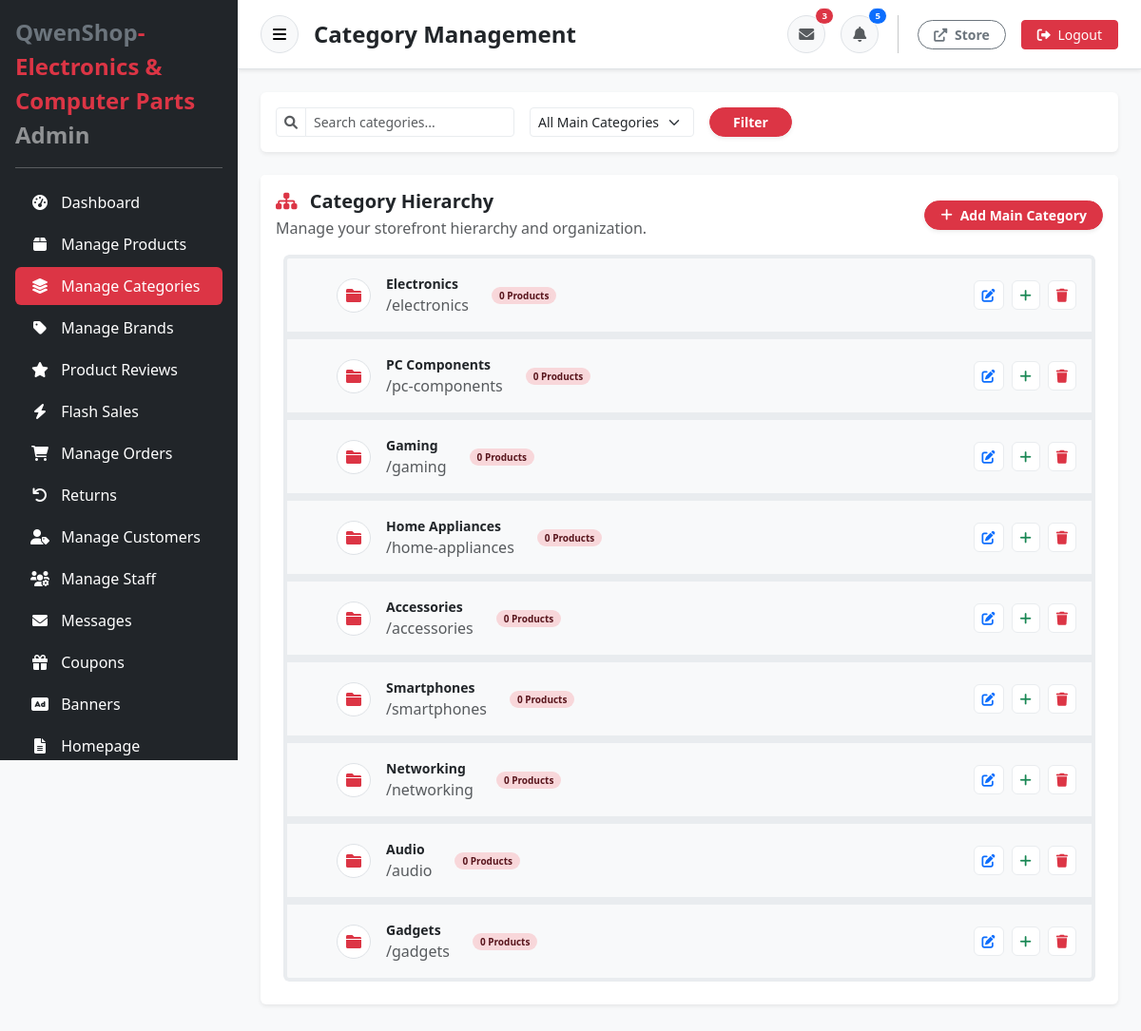
Screenshot of /src/admin/categories.php (signed in) with the database file from the repository.
### tables this page shows
CREATE TABLE categories (
    id INT AUTO_INCREMENT PRIMARY KEY,
    name_en VARCHAR(255) NOT NULL,
    description_en TEXT,
    parent_id INT NULL,
    image_url VARCHAR(500),
    icon_class VARCHAR(100),
    slug VARCHAR(191) UNIQUE,
    is_active TINYINT(1) DEFAULT 1,
    sort_order INT DEFAULT 0,
    created_at TIMESTAMP DEFAULT CURRENT_TIMESTAMP,
    updated_at TIMESTAMP DEFAULT CURRENT_TIMESTAMP ON UPDATE CURRENT_TIMESTAMP,
    FOREIGN KEY (parent_id) REFERENCES categories(id) ON DELETE SET NULL
);

### src/models/Category.php (called while the page is built, shortened)
<?php
class Category {
    private $pdo;
    public function __construct($database = null) {
        $this->pdo = $database ? $database->getConnection() : $GLOBALS['pdo'];
    }
    public function getAll($parentId = null) {
        $sql = "SELECT * FROM categories WHERE is_active = 1";
        $params = [];
        if ($parentId !== null) {
            $sql .= " AND parent_id = ?";
            $params[] = $parentId;
        } else {
            $sql .= " AND parent_id IS NULL";
        }
        $sql .= " ORDER BY sort_order, name_en";
        $stmt = $this->pdo->prepare($sql);
        $stmt->execute($params);
        return $stmt->fetchAll();
    }
    public function getAllMainCategories() {
        $sql = "SELECT * FROM categories WHERE parent_id IS NULL AND is_active = 1 ORDER BY sort_order, name_en";
        $stmt = $this->pdo->prepare($sql);
        $stmt->execute();
        return $stmt->fetchAll();
    }
    public function getAllWithHierarchy() {
        $mainCategories = $this->getAllMainCategories();
        foreach ($mainCategories as &$mainCat) {
            $subcategories = $this->getAll($mainCat['id']);
            $mainCat['subcategories'] = $subcategories;
            $mainCat['product_count'] = $this->getProductCount($mainCat['id'], true);
        }
        return $mainCategories;
    }
    public function getProductCount($categoryId, $includeSubcategories = false) {
        if ($includeSubcategories) {
            $sql = "SELECT COUNT(DISTINCT p.id) FROM products p
                    LEFT JOIN categories c ON p.category_id = c.id
                    WHERE (p.category_id = ? OR c.parent_id = ?)";
            $stmt = $this->pdo->prepare($sql);
            $stmt->execute([$categoryId, $categoryId]);
        } else {
            $sql = "SELECT COUNT(*) FROM products WHERE category_id = ?";
            $stmt = $this->pdo->prepare($sql);
            $stmt->execute([$categoryId]);
        }
        return $stmt->fetchColumn();
    }
}
?>

### src/admin/categories.php (the view, shortened to what this page needs)
<?php
require_once '../db_connect.php';
require_once '../models/Category.php';
$categoryModel = new Category();
include 'header.php';
$searchTerm = $_GET['search'] ?? '';
$filterParent = $_GET['parent_id'] ?? '';
$allCategories = $categoryModel->getAllWithHierarchy();
$categories = [];
if ($searchTerm || $filterParent) {
    foreach ($allCategories as $mainCat) {
        if ($filterParent && $mainCat['id'] != $filterParent) {
            continue;
        }
        $mainMatches = empty($searchTerm) ||
                       stripos($mainCat['name_en'], $searchTerm) !== false ||
                       stripos($mainCat['slug'], $searchTerm) !== false;
        $filteredSubs = [];
        if (!empty($mainCat['subcategories'])) {
            foreach ($mainCat['subcategories'] as $sub) {
                $subMatches = empty($searchTerm) ||
                             stripos($sub['name_en'], $searchTerm) !== false ||
                             stripos($sub['slug'], $searchTerm) !== false;
                if ($subMatches) {
                    $filteredSubs[] = $sub;
                }
            }
        }
        if ($mainMatches || !empty($filteredSubs)) {
            $mainCat['subcategories'] = $filteredSubs;
            $categories[] = $mainCat;
        }
    }
} else {
    $categories = $allCategories;
}
?>
            <form class="card border-0 shadow-sm p-3 mb-4 d-flex flex-row align-items-center gap-3 flex-wrap" method="GET" action="categories.php">
                <div class="input-group input-group-sm w-auto">
                    <span class="input-group-text bg-white border-light-subtle text-muted"><i class="fas fa-search"></i></span>
                    <input type="text" name="search" class="form-control border-light-subtle shadow-none" placeholder="Search categories..." value="<?php echo htmlspecialchars($searchTerm); ?>">
                </div>
                <select name="parent_id" class="form-select form-select-sm border-light-subtle shadow-none w-auto">
                    <option value="">All Main Categories</option>
                </select>
                <button type="submit" class="btn btn-danger btn-sm px-4 rounded-pill fw-bold shadow-sm">Filter</button>
            </form>
            <div class="card border-0 shadow-sm mb-4">
                <div class="card-header bg-white py-3 d-flex justify-content-between align-items-center border-0">
                    <div>
                        <h5 class="fw-bold mb-0 text-dark"><i class="fas fa-sitemap me-2 text-danger"></i> Category Hierarchy</h5>
                        <p class="text-muted x-small mb-0 mt-1">Manage your storefront hierarchy and organization.</p>
                    </div>
                    <button onclick="openCategoryModal('create')" class="btn btn-danger btn-sm rounded-pill px-3 fw-bold shadow-sm d-inline-flex align-items-center gap-2">
                        <i class="fas fa-plus"></i> Add Main Category
                    </button>
                </div>
                <div class="card-body p-4 pt-0">
                    <div class="list-group list-group-flush rounded overflow-hidden">
                        <?php if (empty($categories)): ?>
                            <div class="text-center py-5 text-muted border rounded bg-light">
                                <i class="fas fa-folder-open fa-3x opacity-25 mb-3"></i><br>
                                No categories found matching your criteria.
                            </div>
                        <?php else: ?>
                            <?php foreach ($categories as $mainCat): ?>
                                <div class="list-group-item bg-light border-light-subtle py-3 px-3 d-flex justify-content-between align-items-center main-category border-start border-4 border-danger" onclick="toggleSubcategories(this, event)" style="cursor: pointer;">
                                    <div class="d-flex align-items-center gap-3 flex-grow-1">
                                        <div class="rounded-circle bg-white shadow-xs d-flex align-items-center justify-content-center border" style="width: 36px; height: 36px; color: #dc3545;">
                                            <i class="<?php echo $mainCat['icon_class'] ?: 'fas fa-folder'; ?>"></i>
                                        </div>
                                        <div>
                                            <div class="fw-bold text-dark small"><?php echo htmlspecialchars($mainCat['name_en']); ?></div>
                                            <div class="text-muted x-small">/<?php echo $mainCat['slug']; ?></div>
                                        </div>
                                        <span class="badge bg-danger-subtle text-danger-emphasis rounded-pill px-2 py-1 small fw-bold ms-2" style="font-size: 10px;">
                                            <?php echo $mainCat['product_count']; ?> Products
                                        </span>
                                    </div>
                                    <div class="d-flex gap-2">
                                        <button onclick='event.stopPropagation(); openCategoryModal("edit", <?php echo json_encode($mainCat); ?>)'
                                                class="btn btn-white btn-sm rounded border-light-subtle shadow-xs text-primary bg-white" title="Edit">
                                            <i class="fas fa-edit"></i>
                                        </button>
                                        <button onclick='event.stopPropagation(); openCategoryModal("createSub", <?php echo $mainCat['id']; ?>)'
                                                class="btn btn-white btn-sm rounded border-light-subtle shadow-xs text-success bg-white" title="Add Subcategory">
                                            <i class="fas fa-plus"></i>
                                        </button>
                                        <button onclick='event.stopPropagation(); deleteCategory(<?php echo $mainCat['id']; ?>)'
                                                class="btn btn-white btn-sm rounded border-light-subtle shadow-xs text-danger bg-white" title="Delete">
                                            <i class="fas fa-trash"></i>
                                        </button>
                                    </div>
                                </div>
                            <?php endforeach; ?>
                        <?php endif; ?>
                    </div>
                </div>
            </div>
        </div>
    </div>
    <?php include 'footer.php'; ?>

### rows the page displays
categories: name_en "Electronics", slug "electronics", product_count "0"
categories: name_en "PC Components", slug "pc-components", product_count "0"
categories: name_en "Gaming", slug "gaming", product_count "0"
categories: name_en "Home Appliances", slug "home-appliances", product_count "0"
categories: name_en "Accessories", slug "accessories", product_count "0"
categories: name_en "Smartphones", slug "smartphones", product_count "0"
categories: name_en "Networking", slug "networking", product_count "0"
categories: name_en "Audio", slug "audio", product_count "0"
categories: name_en "Gadgets", slug "gadgets", product_count "0"

### other values shown
$part1 "QwenShop"
$part2 "- Electronics & Computer Parts"
$item['label'] "Dashboard"
$item['label'] "Manage Products"
$item['label'] "Manage Categories"
$item['label'] "Manage Brands"
$item['label'] "Product Reviews"
$item['label'] "Flash Sales"
$item['label'] "Manage Orders"
$item['label'] "Returns"
$item['label'] "Manage Customers"
$item['label'] "Manage Staff"
$item['label'] "Messages"
$item['label'] "Coupons"
$item['label'] "Banners"
